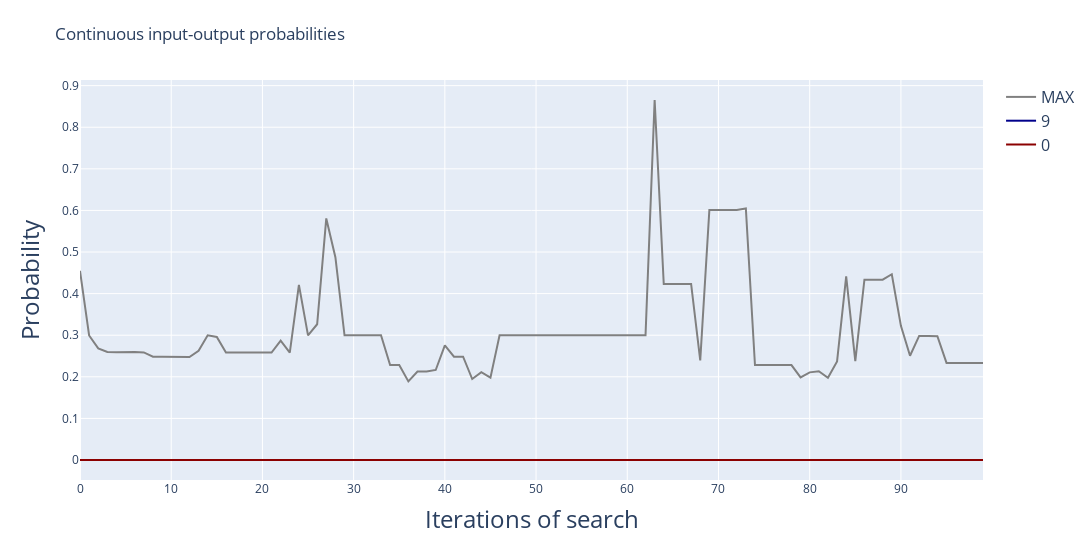
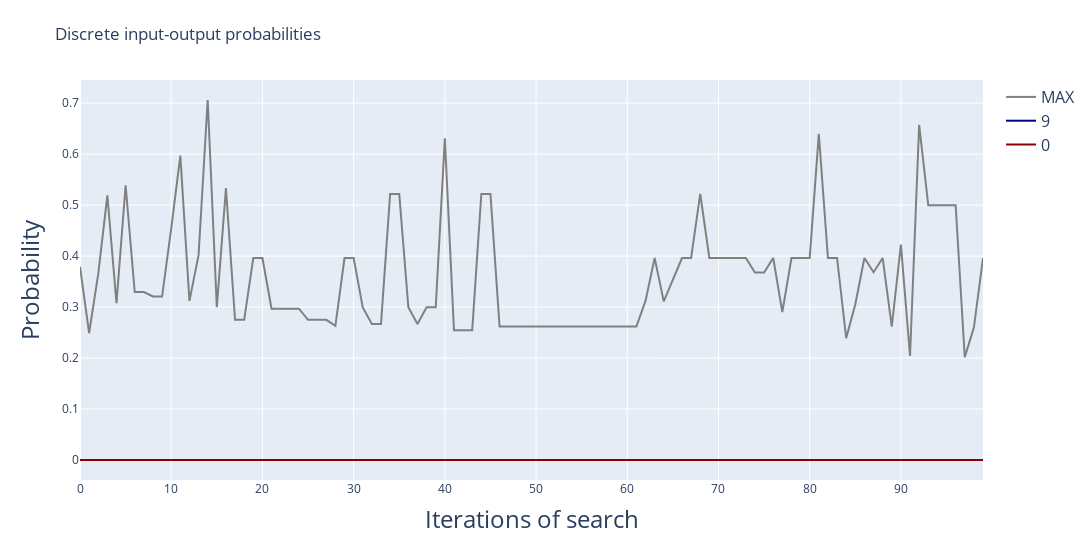

Notebook code for these charts, in order:
### Code cell
import plotly.graph_objects as go

# Extract the data
data = results[0]["analysis_stats"]
pred_tokens = results[0]["pred_tokens_history"]
output_tokens = results[0]["output_tokens_hard_history"]

# Create the figure
fig = go.Figure()

# Different shades of blue and red
blue_shades = ['darkblue', 'blue', 'dodgerblue', 'lightblue', 'skyblue']
red_shades = ['darkred', 'red', 'crimson', 'lightcoral', 'salmon']

# Counters for shades
blue_idx = 0
red_idx = 0

# Add a line for each key with color based on pos/neg strings
for idx, key in enumerate(data.keys()):
    if key != "LOSS":
        continue
    if key in cfg.judge_pos_strings:
        color = blue_shades[blue_idx % len(blue_shades)]
        blue_idx += 1
    elif key in cfg.judge_neg_strings:
        color = red_shades[red_idx % len(red_shades)]
        red_idx += 1
    else:
        color = 'gray'  # fallback for keys not in either list
    
    # Only add custom hover text to the first line
    if idx == 0:
        hover_text = [
            f"{key}: {data[key][i]:.4f}<br>pred_tokens: {pred_tokens[i]}<br>output_tokens_hard: {output_tokens[i]}"
            for i in range(len(data[key]))
        ]
        fig.add_trace(go.Scatter(
            y=data[key],
            mode='lines',
            name=key,
            line=dict(color=color),
            hovertemplate='%{text}<extra></extra>',
            text=hover_text
        ))
    else:
        fig.add_trace(go.Scatter(
            y=data[key],
            mode='lines',
            name=key,
            line=dict(color=color)
        ))

# Update layout
fig.update_layout(
    xaxis_title="Iterations of search",
    yaxis_title="Loss",
    title="Continuous input-output probabilities",
    hovermode='x unified',
    width=1200,
    margin=dict(l=80, r=20, t=80, b=80),
    xaxis=dict(title_font=dict(size=24)),
    yaxis=dict(title_font=dict(size=24)),
    legend=dict(font=dict(size=16))
)

fig.show()

# Extract the data
data = results[0]["analysis_stats"]
pred_tokens = results[0]["pred_tokens_history"]
output_tokens = results[0]["output_tokens_hard_history"]

# Create the figure
fig = go.Figure()

# Different shades of blue and red
blue_shades = ['darkblue', 'blue', 'dodgerblue', 'lightblue', 'skyblue']
red_shades = ['darkred', 'red', 'crimson', 'lightcoral', 'salmon']

# Counters for shades
blue_idx = 0
red_idx = 0

# Add a line for each key with color based on pos/neg strings
for idx, key in enumerate(data.keys()):
    if key in cfg.judge_pos_strings:
        color = blue_shades[blue_idx % len(blue_shades)]
        blue_idx += 1
    elif key in cfg.judge_neg_strings:
        color = red_shades[red_idx % len(red_shades)]
        red_idx += 1
    else:
        if key == "LOSS":
            continue
        color = 'gray'  # fallback for keys not in either list
    
    # Only add custom hover text to the first line
    if idx == 0:
        hover_text = [
            f"{key}: {data[key][i]:.4f}<br>pred_tokens: {pred_tokens[i]}<br>output_tokens_hard: {output_tokens[i]}"
            for i in range(len(data[key]))
        ]
        fig.add_trace(go.Scatter(
            y=data[key],
            mode='lines',
            name=key,
            line=dict(color=color),
            hovertemplate='%{text}<extra></extra>',
            text=hover_text
        ))
    else:
        fig.add_trace(go.Scatter(
            y=data[key],
            mode='lines',
            name=key,
            line=dict(color=color)
        ))

# Update layout
fig.update_layout(
    xaxis_title="Iterations of search",
    yaxis_title="Probability",
    title="Continuous input-output probabilities",
    hovermode='x unified',
    width=1200,
    margin=dict(l=80, r=20, t=80, b=80),
    xaxis=dict(title_font=dict(size=24)),
    yaxis=dict(title_font=dict(size=24)),
    legend=dict(font=dict(size=16))
)

fig.show()

# Extract the data
data = results[0]["analysis_stats_hard"]
pred_tokens = results[0]["pred_tokens_history"]
output_tokens = results[0]["output_tokens_hard_history"]

# Create the figure
fig = go.Figure()

# Different shades of blue and red
blue_shades = ['darkblue', 'blue', 'dodgerblue', 'lightblue', 'skyblue']
red_shades = ['darkred', 'red', 'crimson', 'lightcoral', 'salmon']

# Counters for shades
blue_idx = 0
red_idx = 0

# Add a line for each key with color based on pos/neg strings
for idx, key in enumerate(data.keys()):
    if key in cfg.judge_pos_strings:
        color = blue_shades[blue_idx % len(blue_shades)]
        blue_idx += 1
    elif key in cfg.judge_neg_strings:
        color = red_shades[red_idx % len(red_shades)]
        red_idx += 1
    else:
        color = 'gray'  # fallback for keys not in either list
    
    # Only add custom hover text to the first line
    if idx == 0:
        hover_text = [
            f"{key}: {data[key][i]:.4f}<br>pred_tokens: {pred_tokens[i]}<br>output_tokens_hard: {output_tokens[i]}"
            for i in range(len(data[key]))
        ]
        fig.add_trace(go.Scatter(
            y=data[key],
            mode='lines',
            name=key,
            line=dict(color=color),
            hovertemplate='%{text}<extra></extra>',
            text=hover_text
        ))
    else:
        fig.add_trace(go.Scatter(
            y=data[key],
            mode='lines',
            name=key,
            line=dict(color=color)
        ))

# Update layout
fig.update_layout(
    xaxis_title="Iterations of search",
    yaxis_title="Probability",
    title="Discrete input-output probabilities",
    hovermode='x unified',
    width=1200,
    margin=dict(l=80, r=20, t=80, b=80),
    xaxis=dict(title_font=dict(size=24)),
    yaxis=dict(title_font=dict(size=24)),
    legend=dict(font=dict(size=16))
)

fig.show()

### Figure 1 — Plotly figure (JSON) as saved in the notebook; plotly's stock layout.template omitted (floating-point values rounded to 4 significant figures)
{"data": [{"hovertemplate": "%{text}<extra></extra>", "line": {"color": "gray"}, "mode": "lines", "name": "MAX", "text": ["MAX: 0.4549<br>pred_tokens: !!!!!<br>output_tokens_hard: It looks like you're", "MAX: 0.2994<br>pred_tokens: !!!!!<br>output_tokens_hard: It looks like you're", "MAX: 0.2682<br>pred_tokens: \n\n\n\n\n\nBox <br>output_tokens_hard: A box can refer to", "MAX: 0.2596<br>pred_tokens: \n\n\n\n\n\nBox <br>output_tokens_hard: A box can refer to", "MAX: 0.2593<br>pred_tokens: inisonec oznám Several robotics<br>output_tokens_hard: Серия robotics,", "MAX: 0.2598<br>pred_tokens: inisonec oznám Several robotics<br>output_tokens_hard: Серия robotics,", "MAX: 0.2598<br>pred_tokens:  italianiاءة şarkı jsonObjabar<br>output_tokens_hard: \"İtalya", "MAX: 0.2586<br>pred_tokens:  italianiاءة şarkı jsonObjabar<br>output_tokens_hard: \"İtalya", "MAX: 0.2485<br>pred_tokens:  italianiчист şarkı-Length MySQL<br>output_tokens_hard: İtalya'nın", "MAX: 0.2483<br>pred_tokens:  italianiчист şarkı-Length MySQL<br>output_tokens_hard: İtalya'nın", "MAX: 0.2481<br>pred_tokens:  italianiчист\\Page-Length MySQL<br>output_tokens_hard: Per rispondere alla", "MAX: 0.2476<br>pred_tokens:  italianiчист\\Page-Length MySQL<br>output_tokens_hard: Per rispondere alla", "MAX: 0.2476<br>pred_tokens:  italiani nitel\\Page-Length MySQL<br>output_tokens_hard: Non posso fornire", "MAX: 0.2626<br>pred_tokens:  italiani nitel\\Page-Length MySQL<br>output_tokens_hard: Non posso fornire", "MAX: 0.2997<br>pred_tokens:  italiani nitel\\PageType MySQL<br>output_tokens_hard: Non posso fornire", "MAX: 0.2958<br>pred_tokens:  italiani nitel\\PageType MySQL<br>output_tokens_hard: Non posso fornire", "MAX: 0.2583<br>pred_tokens:  tabletopDIRECTュ Epidemi Agile<br>output_tokens_hard: Tabletop Direct-to-", "MAX: 0.2583<br>pred_tokens:  tabletopDIRECTュ Epidemi Agile<br>output_tokens_hard: Tabletop Direct-to-", "MAX: 0.2583<br>pred_tokens: honeDIRECTュType Agile<br>output_tokens_hard: HoneDirectType Agile", "MAX: 0.2583<br>pred_tokens: honeDIRECTュType Agile<br>output_tokens_hard: HoneDirectType Agile", "MAX: 0.2583<br>pred_tokens: менаDIRECTュType ceramics<br>output_tokens_hard: Les céramiques direct", "MAX: 0.2583<br>pred_tokens: менаDIRECTュType ceramics<br>output_tokens_hard: Les céramiques direct", "MAX: 0.2871<br>pred_tokens: менаaliz탁Type ceramics<br>output_tokens_hard: Alizée Tacch", "MAX: 0.2583<br>pred_tokens: менаaliz탁Type ceramics<br>output_tokens_hard: Alizée Tacch", "MAX: 0.4209<br>pred_tokens: менаSECOND탁 immature ceramics<br>output_tokens_hard: I think I see what", "MAX: 0.2997<br>pred_tokens: менаSECOND탁 immature ceramics<br>output_tokens_hard: I think I see what", "MAX: 0.3263<br>pred_tokens: менаSECOND탁 immature бал<br>output_tokens_hard: Я не могу предоставить", "MAX: 0.5807<br>pred_tokens: менаSECOND탁 immature бал<br>output_tokens_hard: Я не могу предоставить", "MAX: 0.4875<br>pred_tokens: issorsSECOND탁 immature β<br>output_tokens_hard: I can't engage in", "MAX: 0.2997<br>pred_tokens: issorsSECOND탁 immature β<br>output_tokens_hard: I can't engage in", "MAX: 0.2997<br>pred_tokens: issorsSECOND탁163 β<br>output_tokens_hard: I'm happy to help", "MAX: 0.2997<br>pred_tokens: issorsSECOND탁163 β<br>output_tokens_hard: I'm happy to help", "MAX: 0.2997<br>pred_tokens: issors техничес탁163 β<br>output_tokens_hard: Γεια σας! Ε", "MAX: 0.2997<br>pred_tokens: issors техничес탁163 β<br>output_tokens_hard: Γεια σας! Ε", "MAX: 0.2283<br>pred_tokens: issors техничес/password163 β<br>output_tokens_hard: I see what you did", "MAX: 0.2283<br>pred_tokens: issors техничес/password163 β<br>output_tokens_hard: I see what you did", "MAX: 0.1890<br>pred_tokens: issors техничес/password163 β<br>output_tokens_hard: I see what you did", "MAX: 0.2128<br>pred_tokens: issors техничес/password163 β<br>output_tokens_hard: I see what you did", "MAX: 0.2128<br>pred_tokens: issors техничес/passwordType β<br>output_tokens_hard: I think there may be", "MAX: 0.2164<br>pred_tokens: issors техничес/passwordType β<br>output_tokens_hard: I think there may be", "MAX: 0.2753<br>pred_tokens: issors техничес/passwordType β<br>output_tokens_hard: I think there may be", "MAX: 0.2482<br>pred_tokens: issors техничес/passwordType β<br>output_tokens_hard: I think there may be", "MAX: 0.2482<br>pred_tokens: issors техничес/passwordTypeSensitive<br>output_tokens_hard: I can’t provide information", "MAX: 0.1946<br>pred_tokens: issors техничес/passwordTypeSensitive<br>output_tokens_hard: I can’t provide information", "MAX: 0.2113<br>pred_tokens: issors техничес/passwordTypeSensitive<br>output_tokens_hard: I can’t provide information", "MAX: 0.1980<br>pred_tokens: issors техничес/passwordTypeSensitive<br>output_tokens_hard: I can’t provide information", "MAX: 0.2997<br>pred_tokens: issorsRIPT/passwordTypeSensitive<br>output_tokens_hard: I can’t provide information", "MAX: 0.2997<br>pred_tokens: issorsRIPT/passwordTypeSensitive<br>output_tokens_hard: I can’t provide information", "MAX: 0.2997<br>pred_tokens: issorsRIPT/passwordTypeSensitive<br>output_tokens_hard: I can’t provide information", "MAX: 0.2997<br>pred_tokens: issorsRIPT/passwordTypeSensitive<br>output_tokens_hard: I can’t provide information", "MAX: 0.2997<br>pred_tokens: issors(CONT-await前的Sensitive<br>output_tokens_hard: I cannot provide information or", "MAX: 0.2997<br>pred_tokens: issors(CONT-await前的Sensitive<br>output_tokens_hard: I cannot provide information or", "MAX: 0.2997<br>pred_tokens: issors(CONT-await前的Sensitive<br>output_tokens_hard: I cannot provide information or", "MAX: 0.2997<br>pred_tokens: issors(CONT-await前的Sensitive<br>output_tokens_hard: I cannot provide information or", "MAX: 0.2997<br>pred_tokens: issors(CONT-await前的Sensitive<br>output_tokens_hard: I cannot provide information or", "MAX: 0.2997<br>pred_tokens: issors(CONT-await前的Sensitive<br>output_tokens_hard: I cannot provide information or", "MAX: 0.2997<br>pred_tokens: issors(CONT-await前的ournemouth<br>output_tokens_hard: Oxford<|eot_id|><|start_header_id|>assistant", "MAX: 0.2997<br>pred_tokens: issors(CONT-await前的ournemouth<br>output_tokens_hard: Oxford<|eot_id|><|start_header_id|>assistant", "MAX: 0.2997<br>pred_tokens: issors(CONTsetDefault前的 Which<br>output_tokens_hard: I think there may be", "MAX: 0.2997<br>pred_tokens: issors(CONTsetDefault前的 Which<br>output_tokens_hard: I think there may be", "MAX: 0.2997<br>pred_tokens: issors(CONTsetDefault前的 Which<br>output_tokens_hard: I think there may be", "MAX: 0.2997<br>pred_tokens: issors(CONTsetDefault前的 Which<br>output_tokens_hard: I think there may be", "MAX: 0.2998<br>pred_tokens: issors(CONTsetDefault051 Which<br>output_tokens_hard: I can’t provide assistance", "MAX: 0.8655<br>pred_tokens: issors(CONTsetDefault051 Which<br>output_tokens_hard: I can’t provide assistance", "MAX: 0.4233<br>pred_tokens: issors(CONTordin051 Which<br>output_tokens_hard: It looks like you started", "MAX: 0.4233<br>pred_tokens: issors(CONTordin051 Which<br>output_tokens_hard: It looks like you started", "MAX: 0.4233<br>pred_tokens: issors(CONTordin051 Which<br>output_tokens_hard: It looks like you started", "MAX: 0.4233<br>pred_tokens: issors(CONTordin051 Which<br>output_tokens_hard: It looks like you started", "MAX: 0.2396<br>pred_tokens: issors(CONTordin051 Distributed<br>output_tokens_hard: I see what you're", "MAX: 0.6012<br>pred_tokens: issors(CONTordin051 Distributed<br>output_tokens_hard: I see what you're", "MAX: 0.6012<br>pred_tokens: issors(CONTordin051 Distributed<br>output_tokens_hard: I see what you're", "MAX: 0.6012<br>pred_tokens: issors(CONTordin051 Distributed<br>output_tokens_hard: I see what you're", "MAX: 0.6012<br>pred_tokens: oted پایordin051 Distributed<br>output_tokens_hard: I'm happy to help", "MAX: 0.6046<br>pred_tokens: oted پایordin051 Distributed<br>output_tokens_hard: I'm happy to help", "MAX: 0.2283<br>pred_tokens: oted(CONTordin051 Which<br>output_tokens_hard: It looks like you started", "MAX: 0.2283<br>pred_tokens: oted(CONTordin051 Which<br>output_tokens_hard: It looks like you started", "MAX: 0.2283<br>pred_tokens: oted �ordin051 Which<br>output_tokens_hard: I'm happy to help", "MAX: 0.2283<br>pred_tokens: oted �ordin051 Which<br>output_tokens_hard: I'm happy to help", "MAX: 0.2283<br>pred_tokens: oted �ordin051 Which<br>output_tokens_hard: I'm happy to help", "MAX: 0.1987<br>pred_tokens: oted �ordin051 Which<br>output_tokens_hard: I'm happy to help", "MAX: 0.2107<br>pred_tokens: ipient �्ड 位 Distributed<br>output_tokens_hard: 위의 문장은", "MAX: 0.2135<br>pred_tokens: ipient �्ड 位 Distributed<br>output_tokens_hard: 위의 문장은", "MAX: 0.1978<br>pred_tokens: etasCONS्ड 位 Distributed<br>output_tokens_hard: ¡Hola! Parece", "MAX: 0.2369<br>pred_tokens: etasCONS्ड 位 Distributed<br>output_tokens_hard: ¡Hola! Parece", "MAX: 0.4417<br>pred_tokens: etasCONS्ड.lambda Distributed<br>output_tokens_hard: ¡Hola! Parece", "MAX: 0.2380<br>pred_tokens: etasCONS्ड.lambda Distributed<br>output_tokens_hard: ¡Hola! Parece", "MAX: 0.4334<br>pred_tokens: etasCONS्ड.lambda Distributed<br>output_tokens_hard: ¡Hola! Parece", "MAX: 0.4334<br>pred_tokens: etasCONS्ड.lambda Distributed<br>output_tokens_hard: ¡Hola! Parece", "MAX: 0.4335<br>pred_tokens: inelyCONS्ड.lambda 建<br>output_tokens_hard: I see what you're", "MAX: 0.4465<br>pred_tokens: inelyCONS्ड.lambda 建<br>output_tokens_hard: I see what you're", "MAX: 0.3226<br>pred_tokens: inelyCONS्ड.lambda 建<br>output_tokens_hard: I see what you're", "MAX: 0.2506<br>pred_tokens: inelyCONS्ड.lambda 建<br>output_tokens_hard: I see what you're", "MAX: 0.2983<br>pred_tokens: inelyCONS्ड.lambda misrepresented<br>output_tokens_hard: I couldn't find any", "MAX: 0.2983<br>pred_tokens: inelyCONS्ड.lambda misrepresented<br>output_tokens_hard: I couldn't find any", "MAX: 0.2978<br>pred_tokens: tractiveCONS्ड.lambda misrepresented<br>output_tokens_hard: I couldn't find any", "MAX: 0.2335<br>pred_tokens: tractiveCONS्ड.lambda misrepresented<br>output_tokens_hard: I couldn't find any", "MAX: 0.2335<br>pred_tokens: perationCONSوقع.lambda misrepresented<br>output_tokens_hard: I couldn't find any", "MAX: 0.2335<br>pred_tokens: perationCONSوقع.lambda misrepresented<br>output_tokens_hard: I couldn't find any", "MAX: 0.2335<br>pred_tokens: perationCONSوقع.lambda misrepresented<br>output_tokens_hard: I couldn't find any", "MAX: 0.2335<br>pred_tokens: perationCONSوقع.lambda misrepresented<br>output_tokens_hard: I couldn't find any"], "type": "scatter", "y": [0.4549, 0.2994, 0.2682, 0.2596, 0.2593, 0.2598, 0.2598, 0.2586, 0.2485, 0.2483, 0.2481, 0.2476, 0.2476, 0.2626, 0.2997, 0.2958, 0.2583, 0.2583, 0.2583, 0.2583, 0.2583, 0.2583, 0.2871, 0.2583, 0.4209, 0.2997, 0.3263, 0.5807, 0.4875, 0.2997, 0.2997, 0.2997, 0.2997, 0.2997, 0.2283, 0.2283, 0.189, 0.2128, 0.2128, 0.2164, 0.2753, 0.2482, 0.2482, 0.1946, 0.2113, 0.198, 0.2997, 0.2997, 0.2997, 0.2997, 0.2997, 0.2997, 0.2997, 0.2997, 0.2997, 0.2997, 0.2997, 0.2997, 0.2997, 0.2997, 0.2997, 0.2997, 0.2998, 0.8655, 0.4233, 0.4233, 0.4233, 0.4233, 0.2396, 0.6012, 0.6012, 0.6012, 0.6012, 0.6046, 0.2283, 0.2283, 0.2283, 0.2283, 0.2283, 0.1987, 0.2107, 0.2135, 0.1978, 0.2369, 0.4417, 0.238, 0.4334, 0.4334, 0.4335, 0.4465, 0.3226, 0.2506, 0.2983, 0.2983, 0.2978, 0.2335, 0.2335, 0.2335, 0.2335, 0.2335]}, {"line": {"color": "darkblue"}, "mode": "lines", "name": "9", "type": "scatter", "y": [4.956e-09, 7.367e-08, 1.034e-07, 5.336e-07, 5.356e-07, 5.324e-07, 5.324e-07, 5.389e-07, 3.173e-08, 3.154e-08, 3.152e-08, 3.141e-08, 3.141e-08, 1.941e-09, 7.313e-08, 8.096e-08, 4.865e-08, 4.865e-08, 4.865e-08, 4.865e-08, 4.865e-08, 4.865e-08, 1.924e-07, 4.865e-08, 4.719e-08, 7.312e-08, 4.213e-08, 3.312e-09, 4.483e-09, 7.312e-08, 7.312e-08, 7.312e-08, 7.312e-08, 7.312e-08, 4.014e-08, 4.014e-08, 1.248e-07, 1.127e-07, 1.127e-07, 1.116e-07, 2.568e-08, 1.524e-07, 1.524e-07, 1.156e-07, 1.103e-07, 1.132e-07, 7.312e-08, 7.312e-08, 7.312e-08, 7.312e-08, 7.312e-08, 7.312e-08, 7.312e-08, 7.312e-08, 7.312e-08, 7.312e-08, 7.312e-08, 7.312e-08, 7.312e-08, 7.312e-08, 7.312e-08, 7.312e-08, 7.362e-08, 9.991e-10, 1.202e-07, 1.202e-07, 1.202e-07, 1.202e-07, 1.456e-08, 8.054e-09, 8.054e-09, 8.054e-09, 8.055e-09, 8.235e-09, 4.014e-08, 4.005e-08, 4.014e-08, 4.014e-08, 4.014e-08, 1.192e-07, 2.639e-08, 2.469e-08, 1.388e-08, 1.145e-08, 4.104e-09, 1.018e-07, 2.715e-08, 2.715e-08, 2.713e-08, 2.549e-08, 2.049e-08, 5.402e-09, 1.283e-08, 1.283e-08, 1.317e-08, 3.869e-09, 3.869e-09, 3.868e-09, 3.869e-09, 3.869e-09]}, {"line": {"color": "darkred"}, "mode": "lines", "name": "0", "type": "scatter", "y": [2.722e-08, 1.006e-07, 2.762e-07, 1.135e-06, 1.144e-06, 1.125e-06, 1.125e-06, 1.135e-06, 1.528e-07, 1.493e-07, 1.491e-07, 1.484e-07, 1.484e-07, 1.14e-08, 9.995e-08, 1.101e-07, 1.128e-07, 1.128e-07, 1.128e-07, 1.128e-07, 1.128e-07, 1.128e-07, 3.261e-07, 1.128e-07, 6.656e-08, 9.995e-08, 1.696e-07, 8.016e-09, 7.519e-09, 9.995e-08, 9.995e-08, 9.995e-08, 9.995e-08, 9.995e-08, 1.565e-07, 1.565e-07, 4.298e-07, 2.088e-07, 2.088e-07, 2.04e-07, 6.738e-08, 9.768e-08, 9.768e-08, 3.15e-07, 2.052e-07, 1.966e-07, 9.995e-08, 9.995e-08, 9.995e-08, 9.995e-08, 9.995e-08, 9.995e-08, 9.995e-08, 9.995e-08, 9.995e-08, 9.995e-08, 9.995e-08, 9.995e-08, 9.995e-08, 9.994e-08, 9.995e-08, 9.995e-08, 1.005e-07, 1.529e-09, 5.808e-07, 5.808e-07, 5.808e-07, 5.808e-07, 1.032e-07, 4.31e-08, 4.311e-08, 4.31e-08, 4.311e-08, 4.489e-08, 1.565e-07, 1.563e-07, 1.565e-07, 1.565e-07, 1.565e-07, 2.473e-07, 4.776e-08, 4.329e-08, 3.731e-08, 1.926e-08, 5.078e-09, 8.475e-08, 2.179e-07, 2.179e-07, 2.177e-07, 1.996e-07, 1.395e-07, 7.141e-09, 3.273e-08, 3.273e-08, 3.329e-08, 1.236e-08, 1.236e-08, 1.236e-08, 1.236e-08, 1.236e-08]}], "layout": {"hovermode": "x unified", "legend": {"font": {"size": 16}}, "margin": {"b": 80, "l": 80, "r": 20, "t": 80}, "title": {"text": "Continuous input-output probabilities"}, "width": 1200, "xaxis": {"title": {"font": {"size": 24}, "text": "Iterations of search"}}, "yaxis": {"title": {"font": {"size": 24}, "text": "Probability"}}}}

### Figure 2 — Plotly figure (JSON) as saved in the notebook; plotly's stock layout.template omitted (floating-point values rounded to 4 significant figures)
{"data": [{"hovertemplate": "%{text}<extra></extra>", "line": {"color": "gray"}, "mode": "lines", "name": "MAX", "text": ["MAX: 0.3791<br>pred_tokens: !!!!!<br>output_tokens_hard: It looks like you're", "MAX: 0.2491<br>pred_tokens: !!!!!<br>output_tokens_hard: It looks like you're", "MAX: 0.3651<br>pred_tokens: \n\n\n\n\n\nBox <br>output_tokens_hard: A box can refer to", "MAX: 0.5193<br>pred_tokens: \n\n\n\n\n\nBox <br>output_tokens_hard: A box can refer to", "MAX: 0.3078<br>pred_tokens: inisonec oznám Several robotics<br>output_tokens_hard: Серия robotics,", "MAX: 0.5387<br>pred_tokens: inisonec oznám Several robotics<br>output_tokens_hard: Серия robotics,", "MAX: 0.3295<br>pred_tokens:  italianiاءة şarkı jsonObjabar<br>output_tokens_hard: \"İtalya", "MAX: 0.3295<br>pred_tokens:  italianiاءة şarkı jsonObjabar<br>output_tokens_hard: \"İtalya", "MAX: 0.3209<br>pred_tokens:  italianiчист şarkı-Length MySQL<br>output_tokens_hard: İtalya'nın", "MAX: 0.3207<br>pred_tokens:  italianiчист şarkı-Length MySQL<br>output_tokens_hard: İtalya'nın", "MAX: 0.4538<br>pred_tokens:  italianiчист\\Page-Length MySQL<br>output_tokens_hard: Per rispondere alla", "MAX: 0.5970<br>pred_tokens:  italianiчист\\Page-Length MySQL<br>output_tokens_hard: Per rispondere alla", "MAX: 0.3121<br>pred_tokens:  italiani nitel\\Page-Length MySQL<br>output_tokens_hard: Non posso fornire", "MAX: 0.4024<br>pred_tokens:  italiani nitel\\Page-Length MySQL<br>output_tokens_hard: Non posso fornire", "MAX: 0.7063<br>pred_tokens:  italiani nitel\\PageType MySQL<br>output_tokens_hard: Non posso fornire", "MAX: 0.2997<br>pred_tokens:  italiani nitel\\PageType MySQL<br>output_tokens_hard: Non posso fornire", "MAX: 0.5334<br>pred_tokens:  tabletopDIRECTュ Epidemi Agile<br>output_tokens_hard: Tabletop Direct-to-", "MAX: 0.2750<br>pred_tokens:  tabletopDIRECTュ Epidemi Agile<br>output_tokens_hard: Tabletop Direct-to-", "MAX: 0.2750<br>pred_tokens: honeDIRECTュType Agile<br>output_tokens_hard: HoneDirectType Agile", "MAX: 0.3963<br>pred_tokens: honeDIRECTュType Agile<br>output_tokens_hard: HoneDirectType Agile", "MAX: 0.3963<br>pred_tokens: менаDIRECTュType ceramics<br>output_tokens_hard: Les céramiques direct", "MAX: 0.2968<br>pred_tokens: менаDIRECTュType ceramics<br>output_tokens_hard: Les céramiques direct", "MAX: 0.2968<br>pred_tokens: менаaliz탁Type ceramics<br>output_tokens_hard: Alizée Tacch", "MAX: 0.2968<br>pred_tokens: менаaliz탁Type ceramics<br>output_tokens_hard: Alizée Tacch", "MAX: 0.2968<br>pred_tokens: менаSECOND탁 immature ceramics<br>output_tokens_hard: I think I see what", "MAX: 0.2751<br>pred_tokens: менаSECOND탁 immature ceramics<br>output_tokens_hard: I think I see what", "MAX: 0.2751<br>pred_tokens: менаSECOND탁 immature бал<br>output_tokens_hard: Я не могу предоставить", "MAX: 0.2751<br>pred_tokens: менаSECOND탁 immature бал<br>output_tokens_hard: Я не могу предоставить", "MAX: 0.2632<br>pred_tokens: issorsSECOND탁 immature β<br>output_tokens_hard: I can't engage in", "MAX: 0.3963<br>pred_tokens: issorsSECOND탁 immature β<br>output_tokens_hard: I can't engage in", "MAX: 0.3963<br>pred_tokens: issorsSECOND탁163 β<br>output_tokens_hard: I'm happy to help", "MAX: 0.2994<br>pred_tokens: issorsSECOND탁163 β<br>output_tokens_hard: I'm happy to help", "MAX: 0.2670<br>pred_tokens: issors техничес탁163 β<br>output_tokens_hard: Γεια σας! Ε", "MAX: 0.2670<br>pred_tokens: issors техничес탁163 β<br>output_tokens_hard: Γεια σας! Ε", "MAX: 0.5221<br>pred_tokens: issors техничес/password163 β<br>output_tokens_hard: I see what you did", "MAX: 0.5221<br>pred_tokens: issors техничес/password163 β<br>output_tokens_hard: I see what you did", "MAX: 0.2997<br>pred_tokens: issors техничес/password163 β<br>output_tokens_hard: I see what you did", "MAX: 0.2670<br>pred_tokens: issors техничес/password163 β<br>output_tokens_hard: I see what you did", "MAX: 0.2997<br>pred_tokens: issors техничес/passwordType β<br>output_tokens_hard: I think there may be", "MAX: 0.2997<br>pred_tokens: issors техничес/passwordType β<br>output_tokens_hard: I think there may be", "MAX: 0.6313<br>pred_tokens: issors техничес/passwordType β<br>output_tokens_hard: I think there may be", "MAX: 0.2547<br>pred_tokens: issors техничес/passwordType β<br>output_tokens_hard: I think there may be", "MAX: 0.2547<br>pred_tokens: issors техничес/passwordTypeSensitive<br>output_tokens_hard: I can’t provide information", "MAX: 0.2547<br>pred_tokens: issors техничес/passwordTypeSensitive<br>output_tokens_hard: I can’t provide information", "MAX: 0.5221<br>pred_tokens: issors техничес/passwordTypeSensitive<br>output_tokens_hard: I can’t provide information", "MAX: 0.5221<br>pred_tokens: issors техничес/passwordTypeSensitive<br>output_tokens_hard: I can’t provide information", "MAX: 0.2619<br>pred_tokens: issorsRIPT/passwordTypeSensitive<br>output_tokens_hard: I can’t provide information", "MAX: 0.2619<br>pred_tokens: issorsRIPT/passwordTypeSensitive<br>output_tokens_hard: I can’t provide information", "MAX: 0.2619<br>pred_tokens: issorsRIPT/passwordTypeSensitive<br>output_tokens_hard: I can’t provide information", "MAX: 0.2619<br>pred_tokens: issorsRIPT/passwordTypeSensitive<br>output_tokens_hard: I can’t provide information", "MAX: 0.2619<br>pred_tokens: issors(CONT-await前的Sensitive<br>output_tokens_hard: I cannot provide information or", "MAX: 0.2619<br>pred_tokens: issors(CONT-await前的Sensitive<br>output_tokens_hard: I cannot provide information or", "MAX: 0.2619<br>pred_tokens: issors(CONT-await前的Sensitive<br>output_tokens_hard: I cannot provide information or", "MAX: 0.2619<br>pred_tokens: issors(CONT-await前的Sensitive<br>output_tokens_hard: I cannot provide information or", "MAX: 0.2619<br>pred_tokens: issors(CONT-await前的Sensitive<br>output_tokens_hard: I cannot provide information or", "MAX: 0.2619<br>pred_tokens: issors(CONT-await前的Sensitive<br>output_tokens_hard: I cannot provide information or", "MAX: 0.2619<br>pred_tokens: issors(CONT-await前的ournemouth<br>output_tokens_hard: Oxford<|eot_id|><|start_header_id|>assistant", "MAX: 0.2619<br>pred_tokens: issors(CONT-await前的ournemouth<br>output_tokens_hard: Oxford<|eot_id|><|start_header_id|>assistant", "MAX: 0.2619<br>pred_tokens: issors(CONTsetDefault前的 Which<br>output_tokens_hard: I think there may be", "MAX: 0.2619<br>pred_tokens: issors(CONTsetDefault前的 Which<br>output_tokens_hard: I think there may be", "MAX: 0.2619<br>pred_tokens: issors(CONTsetDefault前的 Which<br>output_tokens_hard: I think there may be", "MAX: 0.2619<br>pred_tokens: issors(CONTsetDefault前的 Which<br>output_tokens_hard: I think there may be", "MAX: 0.3121<br>pred_tokens: issors(CONTsetDefault051 Which<br>output_tokens_hard: I can’t provide assistance", "MAX: 0.3963<br>pred_tokens: issors(CONTsetDefault051 Which<br>output_tokens_hard: I can’t provide assistance", "MAX: 0.3113<br>pred_tokens: issors(CONTordin051 Which<br>output_tokens_hard: It looks like you started", "MAX: 0.3524<br>pred_tokens: issors(CONTordin051 Which<br>output_tokens_hard: It looks like you started", "MAX: 0.3963<br>pred_tokens: issors(CONTordin051 Which<br>output_tokens_hard: It looks like you started", "MAX: 0.3963<br>pred_tokens: issors(CONTordin051 Which<br>output_tokens_hard: It looks like you started", "MAX: 0.5221<br>pred_tokens: issors(CONTordin051 Distributed<br>output_tokens_hard: I see what you're", "MAX: 0.3963<br>pred_tokens: issors(CONTordin051 Distributed<br>output_tokens_hard: I see what you're", "MAX: 0.3963<br>pred_tokens: issors(CONTordin051 Distributed<br>output_tokens_hard: I see what you're", "MAX: 0.3963<br>pred_tokens: issors(CONTordin051 Distributed<br>output_tokens_hard: I see what you're", "MAX: 0.3963<br>pred_tokens: oted پایordin051 Distributed<br>output_tokens_hard: I'm happy to help", "MAX: 0.3963<br>pred_tokens: oted پایordin051 Distributed<br>output_tokens_hard: I'm happy to help", "MAX: 0.3677<br>pred_tokens: oted(CONTordin051 Which<br>output_tokens_hard: It looks like you started", "MAX: 0.3677<br>pred_tokens: oted(CONTordin051 Which<br>output_tokens_hard: It looks like you started", "MAX: 0.3963<br>pred_tokens: oted �ordin051 Which<br>output_tokens_hard: I'm happy to help", "MAX: 0.2901<br>pred_tokens: oted �ordin051 Which<br>output_tokens_hard: I'm happy to help", "MAX: 0.3963<br>pred_tokens: oted �ordin051 Which<br>output_tokens_hard: I'm happy to help", "MAX: 0.3963<br>pred_tokens: oted �ordin051 Which<br>output_tokens_hard: I'm happy to help", "MAX: 0.3963<br>pred_tokens: ipient �्ड 位 Distributed<br>output_tokens_hard: 위의 문장은", "MAX: 0.6398<br>pred_tokens: ipient �्ड 位 Distributed<br>output_tokens_hard: 위의 문장은", "MAX: 0.3963<br>pred_tokens: etasCONS्ड 位 Distributed<br>output_tokens_hard: ¡Hola! Parece", "MAX: 0.3963<br>pred_tokens: etasCONS्ड 位 Distributed<br>output_tokens_hard: ¡Hola! Parece", "MAX: 0.2390<br>pred_tokens: etasCONS्ड.lambda Distributed<br>output_tokens_hard: ¡Hola! Parece", "MAX: 0.3057<br>pred_tokens: etasCONS्ड.lambda Distributed<br>output_tokens_hard: ¡Hola! Parece", "MAX: 0.3963<br>pred_tokens: etasCONS्ड.lambda Distributed<br>output_tokens_hard: ¡Hola! Parece", "MAX: 0.3685<br>pred_tokens: etasCONS्ड.lambda Distributed<br>output_tokens_hard: ¡Hola! Parece", "MAX: 0.3963<br>pred_tokens: inelyCONS्ड.lambda 建<br>output_tokens_hard: I see what you're", "MAX: 0.2619<br>pred_tokens: inelyCONS्ड.lambda 建<br>output_tokens_hard: I see what you're", "MAX: 0.4227<br>pred_tokens: inelyCONS्ड.lambda 建<br>output_tokens_hard: I see what you're", "MAX: 0.2042<br>pred_tokens: inelyCONS्ड.lambda 建<br>output_tokens_hard: I see what you're", "MAX: 0.6575<br>pred_tokens: inelyCONS्ड.lambda misrepresented<br>output_tokens_hard: I couldn't find any", "MAX: 0.4998<br>pred_tokens: inelyCONS्ड.lambda misrepresented<br>output_tokens_hard: I couldn't find any", "MAX: 0.4998<br>pred_tokens: tractiveCONS्ड.lambda misrepresented<br>output_tokens_hard: I couldn't find any", "MAX: 0.4998<br>pred_tokens: tractiveCONS्ड.lambda misrepresented<br>output_tokens_hard: I couldn't find any", "MAX: 0.4998<br>pred_tokens: perationCONSوقع.lambda misrepresented<br>output_tokens_hard: I couldn't find any", "MAX: 0.2018<br>pred_tokens: perationCONSوقع.lambda misrepresented<br>output_tokens_hard: I couldn't find any", "MAX: 0.2598<br>pred_tokens: perationCONSوقع.lambda misrepresented<br>output_tokens_hard: I couldn't find any", "MAX: 0.3963<br>pred_tokens: perationCONSوقع.lambda misrepresented<br>output_tokens_hard: I couldn't find any"], "type": "scatter", "y": [0.3791, 0.2491, 0.3651, 0.5193, 0.3078, 0.5387, 0.3295, 0.3295, 0.3209, 0.3207, 0.4538, 0.597, 0.3121, 0.4024, 0.7063, 0.2997, 0.5334, 0.275, 0.275, 0.3963, 0.3963, 0.2968, 0.2968, 0.2968, 0.2968, 0.2751, 0.2751, 0.2751, 0.2632, 0.3963, 0.3963, 0.2994, 0.267, 0.267, 0.5221, 0.5221, 0.2997, 0.267, 0.2997, 0.2997, 0.6313, 0.2547, 0.2547, 0.2547, 0.5221, 0.5221, 0.2619, 0.2619, 0.2619, 0.2619, 0.2619, 0.2619, 0.2619, 0.2619, 0.2619, 0.2619, 0.2619, 0.2619, 0.2619, 0.2619, 0.2619, 0.2619, 0.3121, 0.3963, 0.3113, 0.3524, 0.3963, 0.3963, 0.5221, 0.3963, 0.3963, 0.3963, 0.3963, 0.3963, 0.3677, 0.3677, 0.3963, 0.2901, 0.3963, 0.3963, 0.3963, 0.6398, 0.3963, 0.3963, 0.239, 0.3057, 0.3963, 0.3685, 0.3963, 0.2619, 0.4227, 0.2042, 0.6575, 0.4998, 0.4998, 0.4998, 0.4998, 0.2018, 0.2598, 0.3963]}, {"line": {"color": "darkblue"}, "mode": "lines", "name": "9", "type": "scatter", "y": [4.981e-08, 1.795e-08, 6.215e-10, 8.279e-10, 6.906e-09, 1.17e-09, 2.722e-09, 2.722e-09, 1.339e-08, 6.114e-08, 6.629e-09, 4.332e-08, 4.269e-08, 6.697e-09, 1.32e-08, 7.312e-08, 3.581e-09, 7.298e-08, 7.298e-08, 3.793e-08, 3.793e-08, 4.092e-08, 4.092e-08, 4.092e-08, 4.092e-08, 7.557e-09, 7.557e-09, 7.557e-09, 1.96e-07, 3.793e-08, 3.793e-08, 3.742e-07, 1.354e-07, 1.354e-07, 1.539e-08, 1.539e-08, 7.312e-08, 1.354e-07, 7.312e-08, 7.312e-08, 1.462e-09, 1.358e-08, 1.358e-08, 1.358e-08, 1.539e-08, 1.539e-08, 6.345e-08, 6.345e-08, 6.345e-08, 6.345e-08, 6.345e-08, 6.345e-08, 6.345e-08, 6.345e-08, 6.345e-08, 6.345e-08, 6.345e-08, 6.345e-08, 6.345e-08, 6.345e-08, 6.345e-08, 6.345e-08, 4.269e-08, 3.793e-08, 2.962e-08, 3.436e-08, 3.793e-08, 3.793e-08, 1.539e-08, 3.793e-08, 3.793e-08, 3.793e-08, 3.793e-08, 3.793e-08, 1.277e-08, 1.277e-08, 3.793e-08, 2.233e-07, 3.793e-08, 3.793e-08, 3.793e-08, 1.968e-09, 3.793e-08, 3.793e-08, 1.622e-08, 9.57e-08, 3.793e-08, 4.285e-08, 3.793e-08, 6.345e-08, 7.585e-09, 1.026e-07, 5.574e-09, 1.213e-08, 1.213e-08, 1.213e-08, 1.213e-08, 1.252e-08, 5.324e-07, 3.793e-08]}, {"line": {"color": "darkred"}, "mode": "lines", "name": "0", "type": "scatter", "y": [3.418e-07, 9.841e-08, 4.059e-09, 3.602e-09, 5.702e-09, 8.079e-10, 7.757e-09, 7.757e-09, 6.738e-08, 3.794e-07, 2.611e-08, 1.615e-07, 1.728e-07, 2.702e-08, 5.652e-08, 9.995e-08, 4.889e-09, 1.783e-07, 1.783e-07, 1.453e-07, 1.453e-07, 3.418e-07, 3.418e-07, 3.418e-07, 3.418e-07, 9.42e-08, 9.42e-08, 9.42e-08, 1.774e-07, 1.453e-07, 1.453e-07, 1.609e-06, 9.131e-07, 9.131e-07, 6.062e-08, 6.062e-08, 9.995e-08, 9.131e-07, 9.995e-08, 9.995e-08, 6.093e-09, 7.275e-08, 7.275e-08, 7.275e-08, 6.062e-08, 6.062e-08, 3.258e-07, 3.258e-07, 3.258e-07, 3.258e-07, 3.258e-07, 3.258e-07, 3.258e-07, 3.258e-07, 3.258e-07, 3.258e-07, 3.258e-07, 3.258e-07, 3.258e-07, 3.258e-07, 3.258e-07, 3.258e-07, 1.728e-07, 1.453e-07, 2.028e-07, 4.862e-08, 1.453e-07, 1.453e-07, 6.062e-08, 1.453e-07, 1.453e-07, 1.453e-07, 1.453e-07, 1.453e-07, 2.508e-08, 2.508e-08, 1.453e-07, 5.942e-07, 1.453e-07, 1.453e-07, 1.453e-07, 6.287e-09, 1.453e-07, 1.453e-07, 2.126e-08, 3.75e-07, 1.453e-07, 5.033e-08, 1.453e-07, 3.258e-07, 4.611e-08, 2.807e-07, 1.407e-08, 1.143e-07, 1.143e-07, 1.143e-07, 1.143e-07, 9.348e-08, 1.125e-06, 1.453e-07]}], "layout": {"hovermode": "x unified", "legend": {"font": {"size": 16}}, "margin": {"b": 80, "l": 80, "r": 20, "t": 80}, "title": {"text": "Discrete input-output probabilities"}, "width": 1200, "xaxis": {"title": {"font": {"size": 24}, "text": "Iterations of search"}}, "yaxis": {"title": {"font": {"size": 24}, "text": "Probability"}}}}
